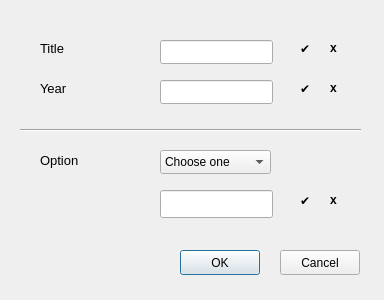
<?xml version="1.0" encoding="UTF-8"?>
<ui version="4.0">
 <class>UpdateDialog</class>
 <widget class="QDialog" name="UpdateDialog">
  <property name="geometry">
   <rect>
    <x>0</x>
    <y>0</y>
    <width>384</width>
    <height>300</height>
   </rect>
  </property>
  <property name="windowTitle">
   <string>Update MENU</string>
  </property>
  <property name="windowIcon">
   <iconset resource="qtresource.qrc">
    <normaloff>:/png/icon.png</normaloff>:/png/icon.png</iconset>
  </property>
  <widget class="QPushButton" name="addBtn">
   <property name="geometry">
    <rect>
     <x>180</x>
     <y>250</y>
     <width>80</width>
     <height>25</height>
    </rect>
   </property>
   <property name="text">
    <string>OK</string>
   </property>
  </widget>
  <widget class="QLabel" name="label_7">
   <property name="geometry">
    <rect>
     <x>330</x>
     <y>40</y>
     <width>21</width>
     <height>16</height>
    </rect>
   </property>
   <property name="font">
    <font>
     <pointsize>9</pointsize>
     <weight>75</weight>
     <bold>true</bold>
    </font>
   </property>
   <property name="visible">
    <bool>false</bool>
   </property>
   <property name="text">
    <string>x</string>
   </property>
  </widget>
  <widget class="QLabel" name="label_3">
   <property name="geometry">
    <rect>
     <x>40</x>
     <y>80</y>
     <width>55</width>
     <height>16</height>
    </rect>
   </property>
   <property name="font">
    <font>
     <pointsize>10</pointsize>
    </font>
   </property>
   <property name="text">
    <string>Year</string>
   </property>
  </widget>
  <widget class="QLabel" name="label_9">
   <property name="geometry">
    <rect>
     <x>330</x>
     <y>80</y>
     <width>21</width>
     <height>16</height>
    </rect>
   </property>
   <property name="font">
    <font>
     <pointsize>9</pointsize>
     <weight>75</weight>
     <bold>true</bold>
    </font>
   </property>
   <property name="visible">
    <bool>false</bool>
   </property>
   <property name="text">
    <string>x</string>
   </property>
  </widget>
  <widget class="QLabel" name="label_4">
   <property name="geometry">
    <rect>
     <x>300</x>
     <y>40</y>
     <width>21</width>
     <height>16</height>
    </rect>
   </property>
   <property name="visible">
    <bool>false</bool>
   </property>
   <property name="text">
    <string>✔</string>
   </property>
  </widget>
  <widget class="QPushButton" name="cancelBtn">
   <property name="geometry">
    <rect>
     <x>280</x>
     <y>250</y>
     <width>80</width>
     <height>25</height>
    </rect>
   </property>
   <property name="text">
    <string>Cancel</string>
   </property>
  </widget>
  <widget class="QLineEdit" name="customEdit">
   <property name="geometry">
    <rect>
     <x>160</x>
     <y>190</y>
     <width>113</width>
     <height>28</height>
    </rect>
   </property>
   <property name="font">
    <font>
     <pointsize>9</pointsize>
     <italic>true</italic>
    </font>
   </property>
   <property name="visible">
    <bool>false</bool>
   </property>
  </widget>
  <widget class="QLabel" name="label_8">
   <property name="geometry">
    <rect>
     <x>330</x>
     <y>190</y>
     <width>21</width>
     <height>20</height>
    </rect>
   </property>
   <property name="font">
    <font>
     <pointsize>9</pointsize>
     <weight>75</weight>
     <bold>true</bold>
    </font>
   </property>
   <property name="visible">
    <bool>false</bool>
   </property>
   <property name="text">
    <string>x</string>
   </property>
  </widget>
  <widget class="QLabel" name="label_6">
   <property name="geometry">
    <rect>
     <x>300</x>
     <y>80</y>
     <width>21</width>
     <height>16</height>
    </rect>
   </property>
   <property name="visible">
    <bool>false</bool>
   </property>
   <property name="text">
    <string>✔</string>
   </property>
  </widget>
  <widget class="QLabel" name="customLabel">
   <property name="geometry">
    <rect>
     <x>40</x>
     <y>190</y>
     <width>91</width>
     <height>20</height>
    </rect>
   </property>
   <property name="font">
    <font>
     <pointsize>10</pointsize>
     <italic>true</italic>
    </font>
   </property>
   <property name="text">
    <string/>
   </property>
  </widget>
  <widget class="QLineEdit" name="yearEdit">
   <property name="geometry">
    <rect>
     <x>160</x>
     <y>80</y>
     <width>113</width>
     <height>24</height>
    </rect>
   </property>
   <property name="font">
    <font>
     <pointsize>9</pointsize>
    </font>
   </property>
  </widget>
  <widget class="QLabel" name="label_5">
   <property name="geometry">
    <rect>
     <x>300</x>
     <y>190</y>
     <width>21</width>
     <height>20</height>
    </rect>
   </property>
   <property name="visible">
    <bool>false</bool>
   </property>
   <property name="text">
    <string>✔</string>
   </property>
  </widget>
  <widget class="QLineEdit" name="titleEdit">
   <property name="geometry">
    <rect>
     <x>160</x>
     <y>40</y>
     <width>113</width>
     <height>24</height>
    </rect>
   </property>
   <property name="font">
    <font>
     <pointsize>9</pointsize>
    </font>
   </property>
  </widget>
  <widget class="QLabel" name="label">
   <property name="geometry">
    <rect>
     <x>40</x>
     <y>40</y>
     <width>55</width>
     <height>16</height>
    </rect>
   </property>
   <property name="font">
    <font>
     <pointsize>10</pointsize>
    </font>
   </property>
   <property name="text">
    <string>Title</string>
   </property>
  </widget>
  <widget class="Line" name="line">
   <property name="geometry">
    <rect>
     <x>20</x>
     <y>120</y>
     <width>341</width>
     <height>20</height>
    </rect>
   </property>
   <property name="orientation">
    <enum>Qt::Horizontal</enum>
   </property>
  </widget>
  <widget class="QComboBox" name="comboBox">
   <property name="geometry">
    <rect>
     <x>160</x>
     <y>150</y>
     <width>111</width>
     <height>24</height>
    </rect>
   </property>
   <item>
    <property name="text">
     <string>Choose one</string>
    </property>
   </item>
   <item>
    <property name="text">
     <string>New Title</string>
    </property>
   </item>
   <item>
    <property name="text">
     <string>New Genre</string>
    </property>
   </item>
   <item>
    <property name="text">
     <string>New Year</string>
    </property>
   </item>
  </widget>
  <widget class="QLabel" name="label_10">
   <property name="geometry">
    <rect>
     <x>40</x>
     <y>150</y>
     <width>55</width>
     <height>21</height>
    </rect>
   </property>
   <property name="font">
    <font>
     <pointsize>10</pointsize>
    </font>
   </property>
   <property name="text">
    <string>Option</string>
   </property>
  </widget>
 </widget>
 <resources>
  <include location="qtresource.qrc"/>
 </resources>
 <connections/>
</ui>
